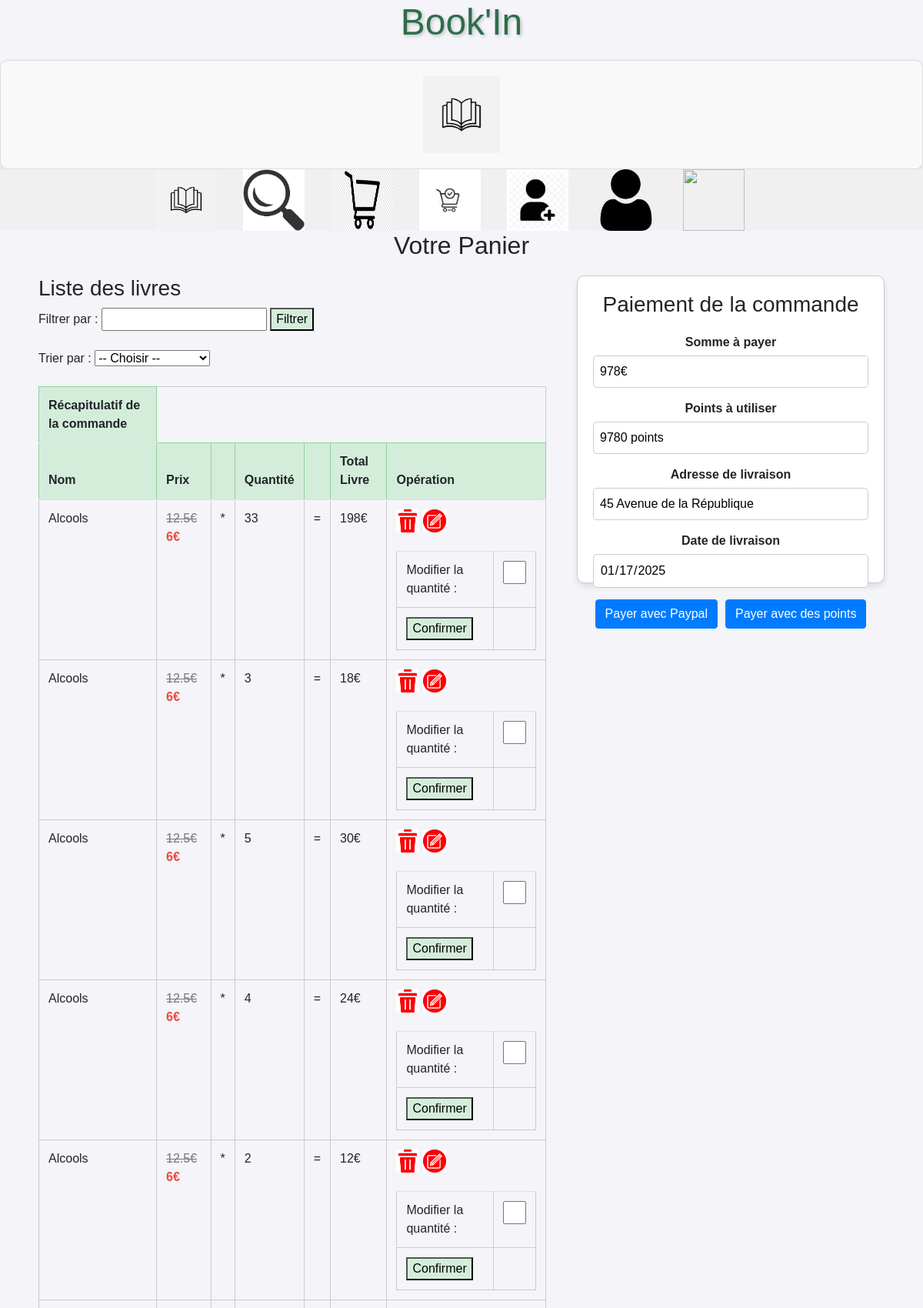
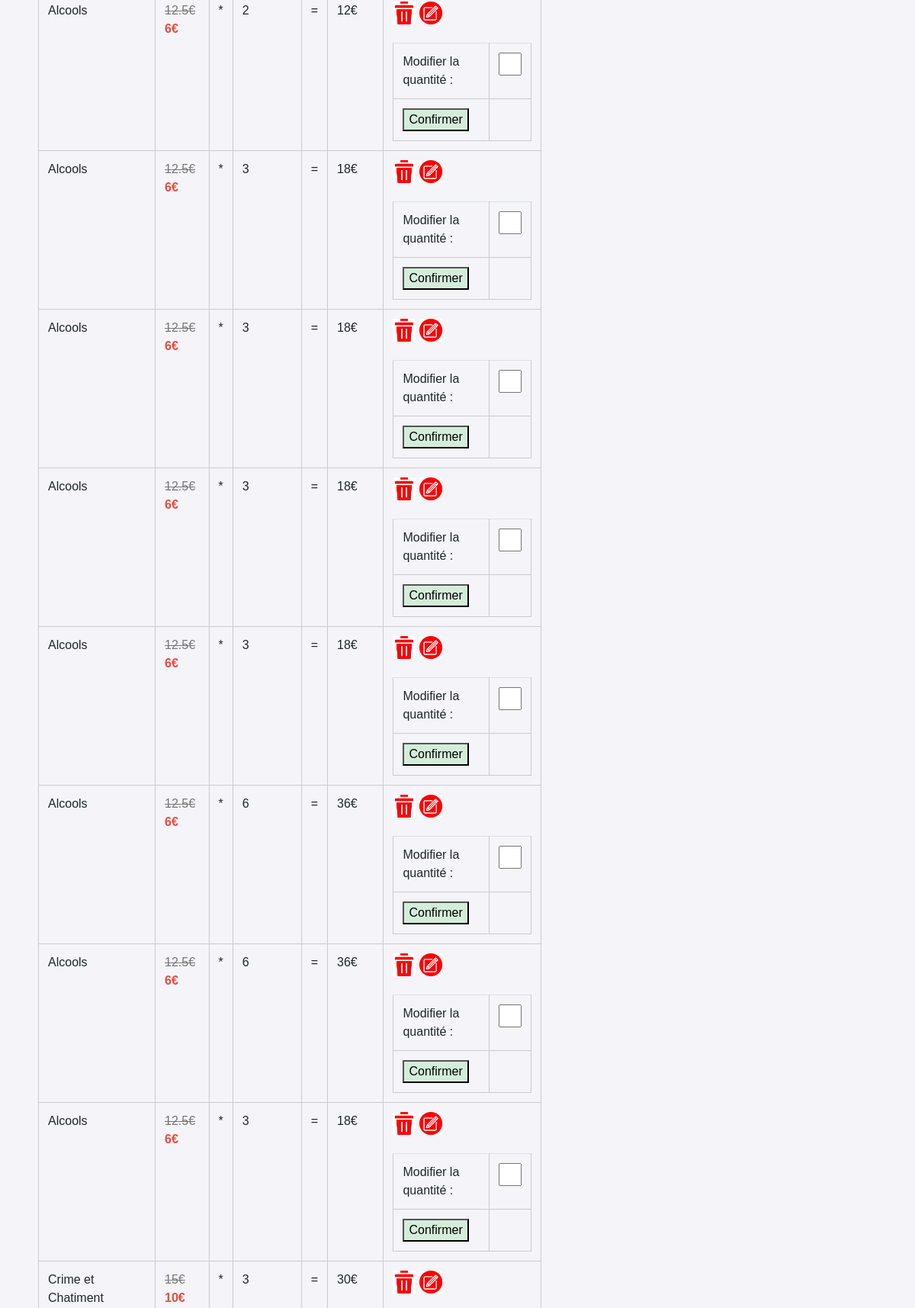
The app's page /index.php?page=3 (signed in, upper part) with its own data (2 pictures, top to bottom).
### tables this page shows
CREATE TABLE `promotion` (
  `idPromotion` int NOT NULL,
  `idLivre` int NOT NULL,
  `dateDebutPromotion` date NOT NULL,
  `dateFinPromotion` date NOT NULL,
  `prixPromotion` float(10,2) NOT NULL
);

CREATE TABLE `user` (
  `idUser` int NOT NULL,
  `emailUser` varchar(50) DEFAULT NULL,
  `mdpUser` varchar(255) DEFAULT NULL,
  `adresseUser` varchar(50) NOT NULL,
  `roleUser` enum('admin','client') DEFAULT NULL
);

CREATE TABLE `commande` (
  `idCommande` int NOT NULL,
  `dateCommande` date DEFAULT NULL,
  `statutCommande` enum('en attente','annulée','expédiée','arrivée') DEFAULT NULL,
  `dateLivraisonCommande` date DEFAULT NULL,
  `idUser` int DEFAULT NULL
);

### modele/modele.class.php (called while the page is built, shortened)
<?php
	class Modele {
		private $unPdo ;
		public function __construct(){
			try{
				$serveur = "localhost:8889";
				$bdd     = "ppe";
				$user    = "root";
				$mdp     = "root";
				$this->unPdo = new PDO("mysql:host=".$serveur.";dbname=".$bdd, $user, $mdp);
			}
			catch(PDOException $exp){
				echo "<br> Erreur de connexion à la BDD :".$exp->getMessage();
			}
		}
        public function selectAdresseUser($idUser) {
            $requete =  "select adresseUser
                        from user
                        where idUser = ?;";
            $exec = $this->unPdo->prepare($requete);
            $exec->BindValue (1, $idUser, PDO::PARAM_STR);
            $exec->execute();
            return $exec->fetch();
        }
        public function selectDateLivraisonCommande($idUser) {
            $requete =  "select dateLivraisonCommande
                        from commande
                        where idUser = ?;";
            $exec = $this->unPdo->prepare($requete);
            $exec->BindValue (1, $idUser, PDO::PARAM_STR);
            $exec->execute();
            return $exec->fetch();
        }
        public function viewSelectTotalLivreEnAttente($idUser) {
            $requete =  "select *
                        from vTotalLivreEnAttente
                        where idUser = ?;";
            $exec = $this->unPdo->prepare($requete);
            $exec->bindValue(1, $idUser, PDO::PARAM_INT);
            $exec->execute();
            return $exec->fetchAll();
        }
        public function selectLivrePromotion() {
            $requete =  "select p.idLivre, l.nomLivre, l.prixLivre, p.prixPromotion
                        from promotion p
                        inner join livre l
                        on p.idLivre=l.idLivre;";
            $exec = $this->unPdo->prepare($requete);
            $exec->execute();
            return $exec->fetchAll();
        }
    }
?>

### controleur/controleur.class.php (called while the page is built, shortened)
<?php
	require_once ("modele/modele.class.php");
	class Controleur {
		private $unModele ;
		public function __construct (){
			$this->unModele = new Modele ();
		}
		public function selectAdresseUser ($idUser){
			return $this->unModele->selectAdresseUser($idUser);
		}
		public function selectDateLivraisonCommande($idUser) {
			return $this->unModele->selectDateLivraisonCommande($idUser);
		}
		public function viewSelectTotalLivreEnAttente($idUser) {
			return $this->unModele->viewSelectTotalLivreEnAttente($idUser);
		}
        public function selectLivrePromotion() {
            return $this->unModele->selectLivrePromotion();
        }
	}
?>

### vue/vue_panier.php (the view, shortened to what this page needs)
<?php
$idUser = $_SESSION['idUser'];
$livresPromotion = $unControleur->selectLivrePromotion();
$lesCommandes = $unControleur->viewSelectTotalLivreEnAttente($idUser);
$sommeAPayer = 0;
foreach ($lesCommandes as $uneCommande) {
    $idLivre = $uneCommande['idLivre'];
    $prixLivre = $uneCommande['prixLivre'];
    $quantite = $uneCommande['quantiteLigneCommande'];
    $promotion = null;
    foreach ($livresPromotion as $promo) {
        if ($promo['idLivre'] === $idLivre) {
            $promotion = $promo;
            break;
        }
    }
    if ($promotion && isset($promotion['prixPromotion'])) {
        $sommeAPayer += $promotion['prixPromotion'] * $quantite;
    } else {
        $sommeAPayer += $prixLivre * $quantite;
    }
}
$adresseUser = $unControleur->selectAdresseUser($idUser);
$adresseUser = $adresseUser['adresseUser'];
$dateCommande = $unControleur->selectDateLivraisonCommande($idUser);
$dateCommande = $dateCommande[0];
?>
<!DOCTYPE html>
<html lang="fr">
<head>
</head>
<body>
<div class="main-container">
    <div class="table-container">
        <h3>Liste des livres</h3>
        <form method="post">
            Filtrer par : <input type="text" name="filtre">
            <input type="submit" name="FiltrerPanier" value="Filtrer" class="table-success">
            <br><br>
            Trier par :
            <select name="tri" onchange="this.form.submit()">
                <option value="">-- Choisir --</option>
            </select>
        </form>
        <br>
        <table class="table">
            <thead class="table-success">
            <tr>
                <th scope="col">Récapitulatif de la commande</th>
            </tr>
            <tr>
                <th scope="col">Nom</th>
                <th scope="col">Prix</th>
                <th scope="col"></th>
                <th scope="col">Quantité</th>
                <th scope="col"></th>
                <th scope="col">Total Livre</th>
                <th scope="col">Opération</th>
            </tr>
            </thead>
            <tbody>
            <?php
            $lesCommandes = $unControleur->viewSelectTotalLivreEnAttente($idUser);
            if (isset($lesCommandes)) {
                foreach ($lesCommandes as $uneCommande) {
                    $promotionTrouvee = false;
                    $prixPromotion = null;
                    foreach ($livresPromotion as $promo) {
                        if ($promo['idLivre'] === $uneCommande['idLivre']) {
                            $promotionTrouvee = true;
                            $prixPromotion = $promo['prixPromotion'];
                            break;
                        }
                    }
                    if ($promotionTrouvee && isset($prixPromotion)) {
                        $totalLivre = $prixPromotion * $uneCommande['quantiteLigneCommande'];
                    } else {
                        $totalLivre = $uneCommande['prixLivre'] * $uneCommande['quantiteLigneCommande'];
                    }
                    echo "<tr>";
                    echo "<td>" . $uneCommande['nomLivre'] . "</td>";
                    echo "<td>";
                    if ($promotionTrouvee && isset($prixPromotion)) {
                        echo "<span class='old-price'>" . $uneCommande['prixLivre'] . "€</span> ";
                        echo "<span class='promo-price'>" . $prixPromotion . "€</span>";
                    } else {
                        echo $uneCommande['prixLivre'] . "€";
                    }
                    echo "</td>";
                    echo "<td> * </td>";
                    echo "<td>" . $uneCommande['quantiteLigneCommande'] . "</td>";
                    echo "<td> = </td>";
                    echo "<td>" . $totalLivre . "€</td>";
                    echo "<td>";
                    echo "<a href='index.php?page=3&action=sup&idCommande=" . $uneCommande['idCommande'] . "&idLigneCommande=" . $uneCommande['idLigneCommande'] . "'>" . "<img src='images/supprimer.png' height='30' width='30'> </a>";
                    echo "<a href='index.php?page=3&action=edit&idCommande=" . $uneCommande['idCommande'] . "&idLigneCommande=" . $uneCommande['idLigneCommande'] . "'>" . "<img src='images/editer.png' height='30' width='30'> </a>";
                    ?>
                    <form method="post">
                        <table>
                            <tr>
                                <td> Modifier la quantité :</td> <br>
                                <td> <input type="text" name="updateQuantiteLivre" style="width:30px"></td>
                            </tr>
                            <tr>
                                <td> <input type="submit" name="QuantitePanier" value="Confirmer" class="table-success"></td>
                            </tr>
                        </table>
                    </form>
                    <?php
                    echo "</td>";
                    echo "</tr>";
                }
            }
            ?>
            </tbody>
        </table>
    </div>
    <div class="payment-container">
        <h3>Paiement de la commande</h3>
        <form action="index.php?page=3&action=payer" method="post">
            <div class="form-group">
                <label for="montant">Somme à payer</label>
                <input type="text" id="montant" name="montant" value="<?php
                if ($sommeAPayer > 0) {
                    echo $sommeAPayer . '€';
                    $pointAUtiliser = $sommeAPayer * 10;
                } else {
                    echo '0€';
                }
                ?>" readonly>
            </div>
            <div class="form-group">
                <label for="montant">Points à utiliser</label>
                <input type="text" id="point" name="point" value="<?php
                if ($pointAUtiliser > 0) {
                    echo $pointAUtiliser . ' points';
                } else {
                    echo '0 Point';
                }
                ?>" readonly>
            </div>
            <div class="form-group">
                <label for="adresse">Adresse de livraison</label>
                <input type="text" id="adresse" name="adresse" value="<?php echo $adresseUser; ?>" readonly>
            </div>
            <div class="form-group">
                <label for="date-livraison">Date de livraison</label>
                <input type="date" id="date-livraison" name="date-livraison" value="<?php echo $dateCommande; ?>" readonly>
            </div>
            <div class="pay-button">
                <?php
                echo "<input type='submit' name='PayerPaypal' value='Payer avec Paypal' class='btn btn-primary' style='margin-right: 10px;'>";
                echo "<input type='submit' name='PayerPoint' value='Payer avec des points' class='btn btn-primary'>";
                ?>
            </div>
        </form>
    </div>
</div>
</body>
</html>

### vue/vue_panier.php (style rules this page uses)
body { font-family: Arial, sans-serif; margin: 0; padding: 0; background-color: #f4f4f9; }
.main-container { display: flex; justify-content: space-between; margin: 20px 50px; }
.table-container { width: 60%; text-align: left; }
table { width: 100%; border-collapse: collapse; }
table, th, td { border: 1px solid #ccc; }
th, td { padding: 10px; text-align: left; }
.table-success { background-color: #d4edda; }
.payment-container { width: 400px; height: 400px; padding: 20px; border: 1px solid #ccc; border-radius: 10px; box-shadow: 0 4px 8px rgba(0, 0, 0, 0.1); background-color: #fff; display: flex; flex-direction: column; justify-content: space-between; }
.payment-container h3 { text-align: center; margin-bottom: 20px; }
.form-group { margin-bottom: 15px; }
.form-group label { display: block; font-weight: bold; margin-bottom: 5px; }
.form-group input { width: 100%; padding: 8px; border: 1px solid #ccc; border-radius: 5px; }
.pay-button { text-align: center; }
.old-price { text-decoration: line-through; color: #777; }
.promo-price { color: #e74c3c; font-weight: bold; }

### records on screen
promotion: prixPromotion "6"
promotion: prixPromotion "10"
user: adresse "45 Avenue de la République"
commande: date-livraison "01/17/2025"

### other values on screen
$uneCommande['nomLivre'] "Alcools"
$uneCommande['prixLivre'] "12.5"
$uneCommande['quantiteLigneCommande'] "33"
$totalLivre "198"
$uneCommande['quantiteLigneCommande'] "3"
$totalLivre "18"
$uneCommande['quantiteLigneCommande'] "5"
$totalLivre "30"
$uneCommande['quantiteLigneCommande'] "4"
$totalLivre "24"
$uneCommande['quantiteLigneCommande'] "2"
$totalLivre "12"
$uneCommande['quantiteLigneCommande'] "6"
$totalLivre "36"
$uneCommande['nomLivre'] "Crime et Chatiment"
